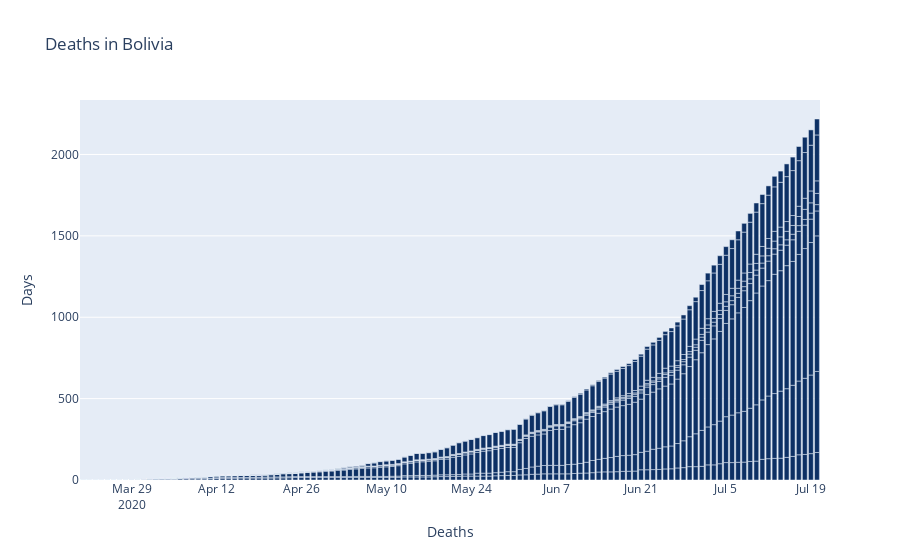

Notebook code for this chart:
### Markdown cell above
The number of deaths per million is the highest in Pando, Beni is on the second place

### Code cell
fig = go.Figure(go.Bar(
            x=df['date'], y=df['deceased'],
    marker_color='rgb(13,48,100)'
           ))
fig.update_layout(
    title='Deaths in Bolivia',
     xaxis_title="Deaths",
    yaxis_title="Days",
)
fig.show()

### Figure 1 — Plotly figure (JSON) as saved in the notebook; plotly's stock layout.template omitted (floating-point values rounded to 4 significant figures; data arrays with more than 128 entries replaced by an {"elided": "..."} marker saying what was removed)
{"data": [{"marker": {"color": "rgb(13,48,100)"}, "type": "bar", "x": {"elided": "1098 str values"}, "y": {"elided": "1098 int values"}}], "layout": {"title": {"text": "Deaths in Bolivia"}, "xaxis": {"title": {"text": "Deaths"}}, "yaxis": {"title": {"text": "Days"}}}}
